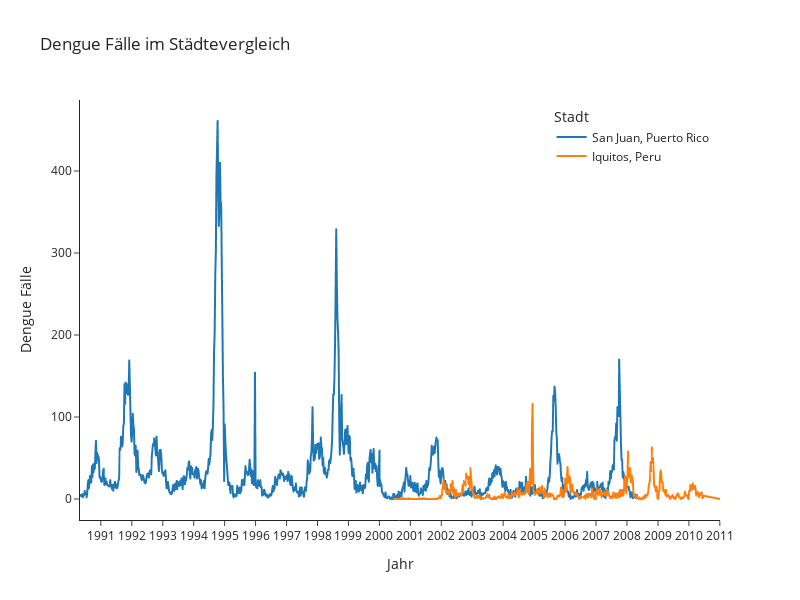

The code cell stored with this chart in its notebook:
### Code cell
#df.set_index(['week_start_date'])
#print(df.loc['2000-6-1':'2000-6-10'])

fig_cases_year = px.line(df,x='week_start_date',y='cases',color='city',labels={
                     "week_start_date": "Jahr",
                     'city': 'Stadt',
                     'cases': 'Dengue Fälle'
                     },width=800, height=600,
                     template='simple_white',
                     title='Dengue Fälle im Städtevergleich'
                        )

newnames = {'sj' : 'San Juan, Puerto Rico', 'iq' : 'Iquitos, Peru', 'trace 2':'Luftfeuchtigkeit'}
fig_cases_year.for_each_trace(lambda t: t.update(name = newnames[t.name],
                                      legendgroup = newnames[t.name],
                                      hovertemplate = t.hovertemplate.replace(t.name, newnames[t.name])))

fig_cases_year.update_layout(legend=dict(
    yanchor="top",
    y=0.99,
    xanchor="right",
    x=0.99))

fig_cases_year.update_xaxes(
    dtick="M12",
    tickformat="%Y")

fig_cases_year.write_image("./figcases.png")

fig_cases_year.show()



df[(df['week_start_date'] > '2010-01-01') & (df['week_start_date'] < '2012-01-01')]

### Figure 1 — Plotly figure (JSON) as saved in the notebook; plotly's stock layout.template omitted (floating-point values rounded to 4 significant figures; data arrays with more than 128 entries replaced by an {"elided": "..."} marker saying what was removed)
{"data": [{"hovertemplate": "Stadt=San Juan, Puerto Rico<br>Jahr=%{x}<br>Dengue Fälle=%{y}<extra></extra>", "legendgroup": "San Juan, Puerto Rico", "line": {"color": "#1F77B4", "dash": "solid"}, "marker": {"symbol": "circle"}, "mode": "lines", "name": "San Juan, Puerto Rico", "showlegend": true, "type": "scattergl", "x": {"elided": "936 str values"}, "xaxis": "x", "y": {"elided": "936 int values"}, "yaxis": "y"}, {"hovertemplate": "Stadt=Iquitos, Peru<br>Jahr=%{x}<br>Dengue Fälle=%{y}<extra></extra>", "legendgroup": "Iquitos, Peru", "line": {"color": "#FF7F0E", "dash": "solid"}, "marker": {"symbol": "circle"}, "mode": "lines", "name": "Iquitos, Peru", "showlegend": true, "type": "scattergl", "x": {"elided": "520 str values"}, "xaxis": "x", "y": {"elided": "520 int values"}, "yaxis": "y"}], "layout": {"height": 600, "legend": {"title": {"text": "Stadt"}, "tracegroupgap": 0, "x": 0.99, "xanchor": "right", "y": 0.99, "yanchor": "top"}, "title": {"text": "Dengue Fälle im Städtevergleich"}, "width": 800, "xaxis": {"anchor": "y", "domain": [0, 1], "dtick": "M12", "tickformat": "%Y", "title": {"text": "Jahr"}}, "yaxis": {"anchor": "x", "domain": [0, 1], "title": {"text": "Dengue Fälle"}}}}
